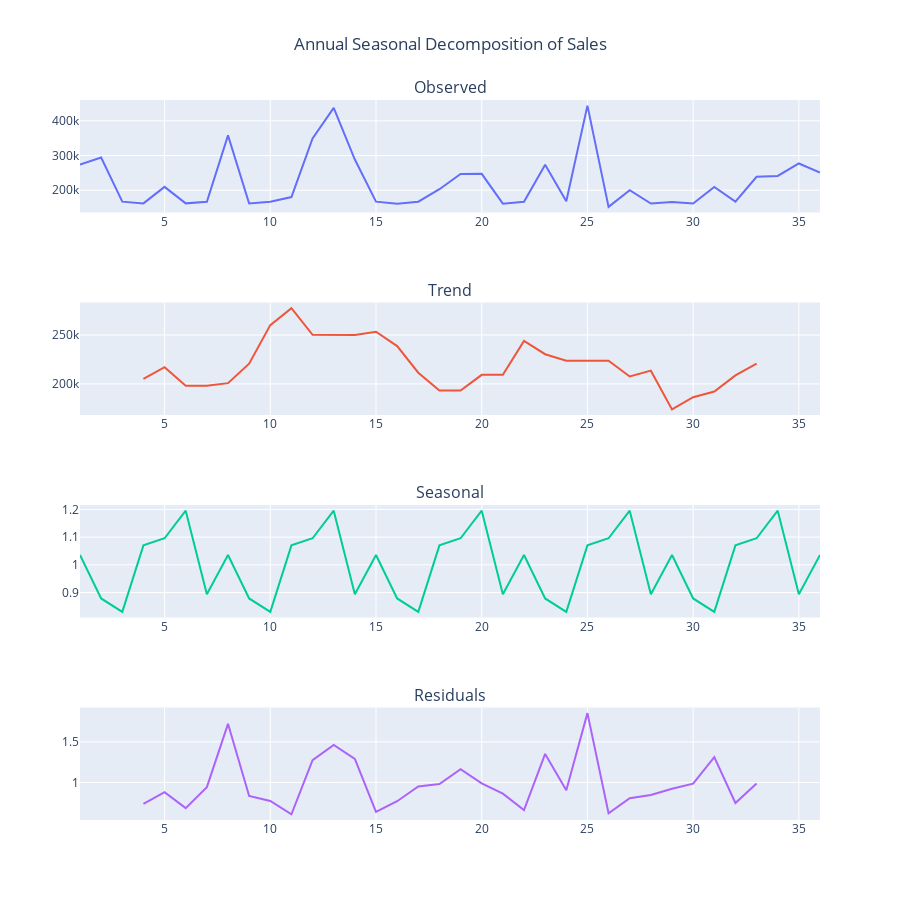

This figure's notebook cell:
### Code cell
from statsmodels.tsa.seasonal import seasonal_decompose
import plotly.graph_objs as go
from plotly.subplots import make_subplots

def plot_seasonal_decompose(result, title="Seasonal Decomposition"):
    return (
        make_subplots(
            rows=4,
            cols=1,
            subplot_titles=["Observed", "Trend", "Seasonal", "Residuals"],
        )
        .add_trace(
            go.Scatter(x=result.seasonal.index, y=result.observed, mode="lines"),
            row=1,
            col=1,
        )
        .add_trace(
            go.Scatter(x=result.trend.index, y=result.trend, mode="lines"),
            row=2,
            col=1,
        )
        .add_trace(
            go.Scatter(x=result.seasonal.index, y=result.seasonal, mode="lines"),
            row=3,
            col=1,
        )
        .add_trace(
            go.Scatter(x=result.resid.index, y=result.resid, mode="lines"),
            row=4,
            col=1,
        )
        .update_layout(
            height=900,
            title=title,
            margin=dict(t=100),
            title_x=0.5,
            showlegend=False
        )
    )

seasonnal = seasonal_decompose(sale_by_month, model='multiplicative', period=7)
plot_seasonal_decompose(seasonnal, title="Annual Seasonal Decomposition of Sales")

### Figure 1 — Plotly figure (JSON) as saved in the notebook; plotly's stock layout.template omitted (floating-point values rounded to 4 significant figures)
{"data": [{"mode": "lines", "type": "scatter", "x": [1, 2, 3, 4, 5, 6, 7, 8, 9, 10, 11, 12, 13, 14, 15, 16, 17, 18, 19, 20, 21, 22, 23, 24, 25, 26, 27, 28, 29, 30, 31, 32, 33, 34, 35, 36], "xaxis": "x", "y": [274058, 294152, 166959, 161975, 209686, 162067, 166912, 358007, 161858, 166697, 180310, 349339, 437341, 288417, 167027, 161229, 166897, 202940, 246566, 247199, 161246, 166539, 273603, 168085, 443759, 151962, 200255, 161483, 166318, 161478, 209543, 166913, 238718, 241139, 276990, 250918], "yaxis": "y"}, {"mode": "lines", "type": "scatter", "x": [1, 2, 3, 4, 5, 6, 7, 8, 9, 10, 11, 12, 13, 14, 15, 16, 17, 18, 19, 20, 21, 22, 23, 24, 25, 26, 27, 28, 29, 30, 31, 32, 33, 34, 35, 36], "xaxis": "x2", "y": [null, null, null, 205100.0, 217100.0, 198200.0, 198200.0, 200800.0, 220700.0, 260100.0, 277400.0, 250100.0, 250100.0, 250100.0, 253300.0, 238600.0, 211500.0, 193300.0, 193200.0, 209300.0, 209454, 243900.0, 230300.0, 223600.0, 223700.0, 223600.0, 207620, 213500.0, 174000.0, 186400.0, 192200.0, 208700.0, 220800.0, null, null, null], "yaxis": "y2"}, {"mode": "lines", "type": "scatter", "x": [1, 2, 3, 4, 5, 6, 7, 8, 9, 10, 11, 12, 13, 14, 15, 16, 17, 18, 19, 20, 21, 22, 23, 24, 25, 26, 27, 28, 29, 30, 31, 32, 33, 34, 35, 36], "xaxis": "x3", "y": [1.036, 0.8787, 0.8302, 1.07, 1.096, 1.196, 0.8936, 1.036, 0.8787, 0.8302, 1.07, 1.096, 1.196, 0.8936, 1.036, 0.8787, 0.8302, 1.07, 1.096, 1.196, 0.8936, 1.036, 0.8787, 0.8302, 1.07, 1.096, 1.196, 0.8936, 1.036, 0.8787, 0.8302, 1.07, 1.096, 1.196, 0.8936, 1.036], "yaxis": "y3"}, {"mode": "lines", "type": "scatter", "x": [1, 2, 3, 4, 5, 6, 7, 8, 9, 10, 11, 12, 13, 14, 15, 16, 17, 18, 19, 20, 21, 22, 23, 24, 25, 26, 27, 28, 29, 30, 31, 32, 33, 34, 35, 36], "xaxis": "x4", "y": [null, null, null, 0.7377, 0.8813, 0.6838, 0.9426, 1.722, 0.8345, 0.7721, 0.6072, 1.274, 1.463, 1.291, 0.6367, 0.7689, 0.9507, 0.9808, 1.164, 0.9879, 0.8615, 0.6595, 1.352, 0.9053, 1.854, 0.62, 0.8067, 0.8463, 0.9231, 0.986, 1.313, 0.7471, 0.9865, null, null, null], "yaxis": "y4"}], "layout": {"annotations": [{"font": {"size": 16}, "showarrow": false, "text": "Observed", "x": 0.5, "xanchor": "center", "xref": "paper", "y": 1, "yanchor": "bottom", "yref": "paper"}, {"font": {"size": 16}, "showarrow": false, "text": "Trend", "x": 0.5, "xanchor": "center", "xref": "paper", "y": 0.7188, "yanchor": "bottom", "yref": "paper"}, {"font": {"size": 16}, "showarrow": false, "text": "Seasonal", "x": 0.5, "xanchor": "center", "xref": "paper", "y": 0.4375, "yanchor": "bottom", "yref": "paper"}, {"font": {"size": 16}, "showarrow": false, "text": "Residuals", "x": 0.5, "xanchor": "center", "xref": "paper", "y": 0.1562, "yanchor": "bottom", "yref": "paper"}], "height": 900, "margin": {"t": 100}, "showlegend": false, "title": {"text": "Annual Seasonal Decomposition of Sales", "x": 0.5}, "xaxis": {"anchor": "y", "domain": [0, 1]}, "xaxis2": {"anchor": "y2", "domain": [0, 1]}, "xaxis3": {"anchor": "y3", "domain": [0, 1]}, "xaxis4": {"anchor": "y4", "domain": [0, 1]}, "yaxis": {"anchor": "x", "domain": [0.8438, 1]}, "yaxis2": {"anchor": "x2", "domain": [0.5625, 0.7188]}, "yaxis3": {"anchor": "x3", "domain": [0.2812, 0.4375]}, "yaxis4": {"anchor": "x4", "domain": [0, 0.1562]}}}
